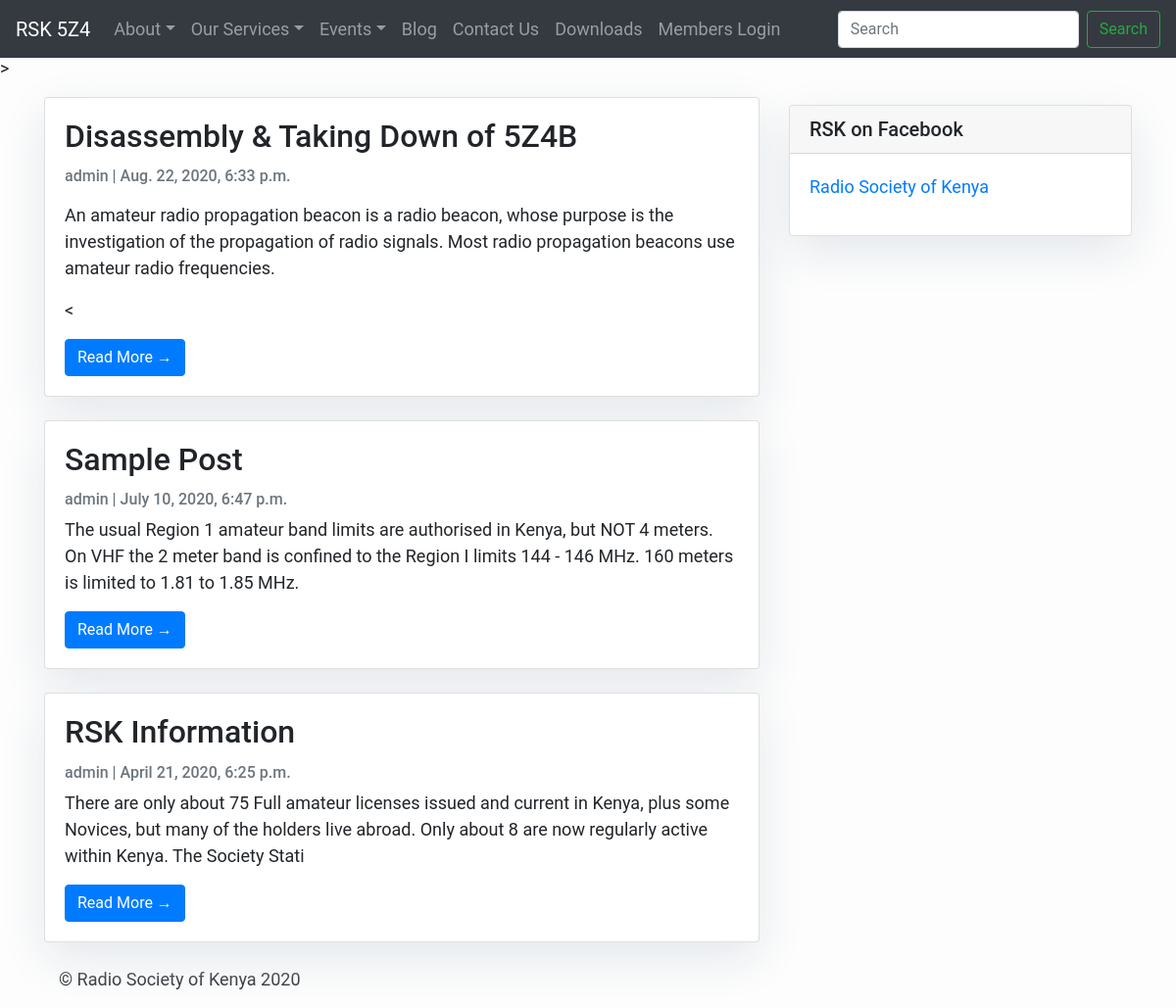
Screenshot of /blog/ with the database file from the repository.
### blog/models.py (models this page shows, shortened)
class Post(models.Model):
    title = models.CharField(max_length=200, unique=True)
    image = models.FileField(upload_to='images/', blank=True)
    slug = models.SlugField(max_length=200, unique=True)
    author = models.ForeignKey(User, on_delete= models.CASCADE,related_name='blog_posts')
    updated_on = models.DateTimeField(auto_now= True)
    content = models.TextField()
    created_on = models.DateTimeField(auto_now_add=True)
    status = models.IntegerField(choices=STATUS, default=0)
    class Meta:
        ordering = ['-created_on']

### blog/views.py (the view)
# urls.py: path('', views.PostList.as_view(), name='home'),
class PostList(generic.ListView):
    queryset = Post.objects.filter(status=1).order_by('-created_on')
    template_name = 'blog.html'
    def get_context_data(self, **kwargs):
        context = super(PostList, self).get_context_data(**kwargs)
        beacon_map = generate_beacon_map()
        context ["beacon_map"] = beacon_map
        return context

### templates/blog.html (shortened to what this page needs)
{% extends "base.html" %}
{% block content %}
>
<div class="container">
    <div class="row">
        <div class="col-md-8 mt-3 left">
            {% for post in post_list %}
            <div class="card mb-4">
                <div class="card-body">
                    <h2 class="card-title">{{ post.title }}</h2>
                    <p class="card-text text-muted h6">{{ post.author }} | {{ post.created_on}}</p>
                    <p class="card-text">{{post.content|slice:":200" | safe }}</p>
                    <a href="{% url 'post_detail' post.slug  %}" class="btn btn-primary">Read More &rarr;</a>
                </div>
            </div>
            {% endfor %}
        </div>
        {% block sidebar %}{% include 'sidebar.html' %} {% endblock sidebar %}
    </div>
</div>
{%endblock%}

### templates/jumbotron.css (style rules this page uses)
body { padding-top: 3.5rem; }

### templates/blog.html (style rules this page uses)
body { font-family: "Roboto", sans-serif; font-size: 18px; background-color: #fdfdfd; }
.card { box-shadow: 0 16px 48px #E3E7EB; }

### templates/sidebar.html (style rules this page uses)
.card { box-shadow: 0 16px 48px #E3E7EB; }

### rows the page displays
Post: title "Disassembly & Taking Down of 5Z4B", author "admin", created_on "Aug. 22, 2020, 6:33 p.m.", content "An amateur radio propagation beacon is a radio beacon, whose purpose is the investigation of the propagation of radio signals. Most radio propagation beacons use amateur radio frequencies. <"
Post: title "Sample Post", author "admin", created_on "July 10, 2020, 6:47 p.m.", content "The usual Region 1 amateur band limits are authorised in Kenya, but NOT 4 meters. On VHF the 2 meter band is confined to the Region I limits 144 - 146 MHz. 160 meters is limited to 1.81 to 1.85 MHz."
Post: title "RSK Information", author "admin", created_on "April 21, 2020, 6:25 p.m.", content "There are only about 75 Full amateur licenses issued and current in Kenya, plus some Novices, but many of the holders live abroad. Only about 8 are now regularly active within Kenya. The Society Stati"
